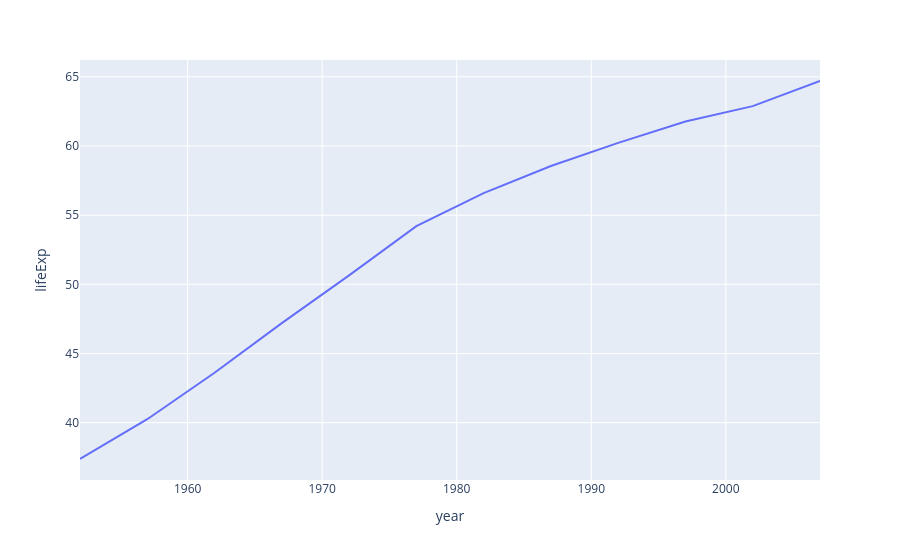

Source (notebook cell):
### Markdown cell above
---

## 3. Line charts — `px.line`

India's life expectancy: **12 points, 1952 → 2007, 37.4 → 64.7 years**. A near-straight
climb, so every visual change you see below comes from the argument, not the data.

| Cell | Call | The one new thing |
|---|---|---|
| A | `px.line(df, x="year", y="lifeExp")` | Baseline. The axis labels say `year` and `lifeExp` — **taken from the column names**, for free. |
| B | `+ markers=True` | Sets the trace `mode` from `"lines"` to `"lines+markers"`. The 12 real data points become visible. |
| C | `+ title="Life Expectancy of India"` | Writes `layout.title`. Nothing else changes. |

### Why `markers=True` is more than decoration

A line makes a claim: *between these two points, the value moved smoothly along this
path.* Nobody measured that. The data has 12 points, five years apart.

```text
   without markers          with markers
   ---------------          ------------
   /                        *
  /                        /
 /   looks continuous     *      you can see the 12 measurements
/                        /       and that the rest is drawn-in
                        *
```

Turning markers on separates **what was measured** from **what was drawn**. Do it by
default while you are exploring.

### `px.line` does not aggregate

This is a real difference from `sns.lineplot`, which groups rows sharing an `x`, takes
the mean, and adds a confidence band. `px.line` does none of that — it connects the rows
**in DataFrame order**. Two consequences:

1. **Sort by `x` first.** Unsorted rows give a line that jumps backwards.
2. **Duplicate `x` values give a zigzag**, not an average. If you want an average,
   aggregate in pandas before plotting.

**Common mistakes**

1. Plotting an unsorted frame and blaming plotly for the scribble.
2. Reading a line chart of a category (day, country) as a trend. A line needs a
   **naturally ordered** x — usually time.
3. Expecting a confidence band because seaborn drew one. Plotly draws exactly your rows.

**Takeaway:** `px.line` is literal — it draws your rows, in your order, and nothing else.

### Code cell
fig = px.line(df, x="year",y="lifeExp")
fig.show()

### Figure 1 — Plotly figure (JSON) as saved in the notebook; plotly's stock layout.template omitted (floating-point values rounded to 4 significant figures)
{"data": [{"hovertemplate": "year=%{x}<br>lifeExp=%{y}<extra></extra>", "legendgroup": "", "line": {"color": "#636efa", "dash": "solid"}, "marker": {"symbol": "circle"}, "mode": "lines", "name": "", "orientation": "v", "showlegend": false, "type": "scatter", "x": [1952, 1957, 1962, 1967, 1972, 1977, 1982, 1987, 1992, 1997, 2002, 2007], "xaxis": "x", "y": [37.37, 40.25, 43.6, 47.19, 50.65, 54.21, 56.6, 58.55, 60.22, 61.77, 62.88, 64.7], "yaxis": "y"}], "layout": {"legend": {"tracegroupgap": 0}, "margin": {"t": 60}, "xaxis": {"anchor": "y", "domain": [0, 1], "title": {"text": "year"}}, "yaxis": {"anchor": "x", "domain": [0, 1], "title": {"text": "lifeExp"}}}}
